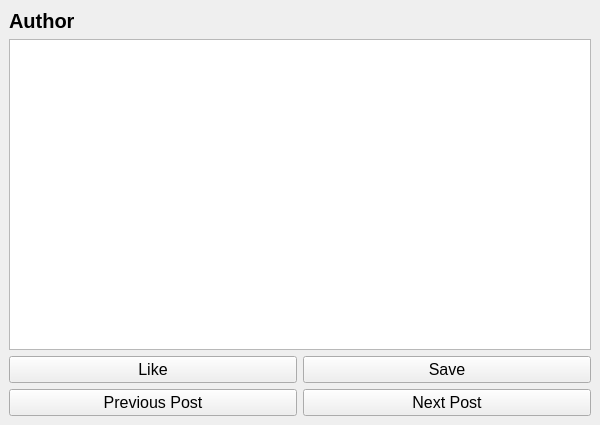
<?xml version="1.0" encoding="UTF-8"?>
<ui version="4.0">
 <class>MainWindow</class>
 <widget class="QMainWindow" name="MainWindow">
  <property name="geometry">
   <rect>
    <x>0</x>
    <y>0</y>
    <width>600</width>
    <height>425</height>
   </rect>
  </property>
  <property name="windowTitle">
   <string>MainWindow</string>
  </property>
  <widget class="QWidget" name="centralwidget">
   <layout class="QVBoxLayout" name="verticalLayout_2">
    <item>
     <layout class="QVBoxLayout" name="verticalLayout">
      <item>
       <widget class="QLabel" name="authorLabel">
        <property name="enabled">
         <bool>true</bool>
        </property>
        <property name="sizePolicy">
         <sizepolicy hsizetype="Minimum" vsizetype="Minimum">
          <horstretch>0</horstretch>
          <verstretch>0</verstretch>
         </sizepolicy>
        </property>
        <property name="minimumSize">
         <size>
          <width>0</width>
          <height>20</height>
         </size>
        </property>
        <property name="font">
         <font>
          <pointsize>15</pointsize>
          <weight>75</weight>
          <bold>true</bold>
         </font>
        </property>
        <property name="frameShape">
         <enum>QFrame::NoFrame</enum>
        </property>
        <property name="text">
         <string>Author</string>
        </property>
       </widget>
      </item>
      <item>
       <widget class="QTextBrowser" name="content"/>
      </item>
      <item>
       <layout class="QHBoxLayout" name="horizontalLayout_2">
        <item>
         <widget class="QPushButton" name="likeButton">
          <property name="font">
           <font>
            <pointsize>12</pointsize>
           </font>
          </property>
          <property name="text">
           <string>Like</string>
          </property>
          <property name="checkable">
           <bool>true</bool>
          </property>
          <property name="checked">
           <bool>false</bool>
          </property>
          <property name="flat">
           <bool>false</bool>
          </property>
         </widget>
        </item>
        <item>
         <widget class="QPushButton" name="saveButton">
          <property name="font">
           <font>
            <pointsize>12</pointsize>
           </font>
          </property>
          <property name="text">
           <string>Save</string>
          </property>
          <property name="checkable">
           <bool>true</bool>
          </property>
         </widget>
        </item>
       </layout>
      </item>
      <item>
       <layout class="QHBoxLayout" name="horizontalLayout">
        <item>
         <widget class="QPushButton" name="prevButton">
          <property name="font">
           <font>
            <pointsize>12</pointsize>
           </font>
          </property>
          <property name="text">
           <string>Previous Post</string>
          </property>
         </widget>
        </item>
        <item>
         <widget class="QPushButton" name="nextButton">
          <property name="font">
           <font>
            <pointsize>12</pointsize>
           </font>
          </property>
          <property name="text">
           <string>Next Post</string>
          </property>
         </widget>
        </item>
       </layout>
      </item>
     </layout>
    </item>
   </layout>
  </widget>
 </widget>
 <resources/>
 <connections/>
</ui>
